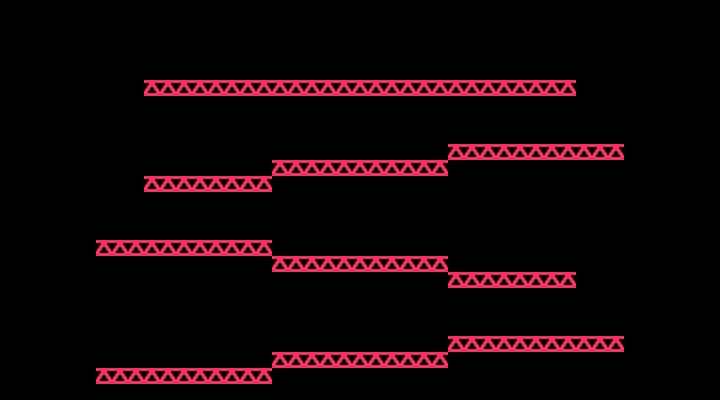

Tiled map render using the project's own tile images. Description and the whole map definition, tile-layer contents included, below:
An orthogonal 45x25 tile map with 16x16 px tiles, 1 tile layer (kolize).

<map version="1.0" orientation="orthogonal" renderorder="right-down" width="45" height="25" tilewidth="16" tileheight="16" nextobjectid="1">
 <tileset firstgid="1" name="tramy" tilewidth="16" tileheight="16" tilecount="2" columns="2">
  <image source="honsey_kong_dlazdice.png" trans="ff00ff" width="32" height="16" />
 </tileset>
 <layer name="kolize" width="45" height="25" offsetx="8.52651e-14" offsety="2.84217e-14">
  <data encoding="csv">
0,0,0,0,0,0,0,0,0,0,0,0,0,0,0,0,0,0,0,0,0,0,0,0,0,0,0,0,0,0,0,0,0,0,0,0,0,0,0,2,0,0,0,0,0,
0,0,0,0,0,0,0,0,0,0,0,0,0,0,0,0,0,0,0,0,0,0,0,0,0,0,0,0,0,0,0,0,0,0,0,0,0,0,0,2,0,0,0,0,0,
0,0,0,0,0,0,0,0,0,0,0,0,0,0,0,0,0,0,0,0,0,0,0,0,0,0,0,0,0,0,0,0,0,0,0,0,0,0,0,2,0,0,0,0,0,
0,0,0,0,0,0,0,0,0,0,0,0,0,0,0,0,0,0,0,0,0,0,0,0,0,0,0,0,0,0,0,0,0,0,0,0,0,0,0,2,0,0,0,0,0,
0,0,0,0,0,0,0,0,0,0,0,0,0,0,0,0,0,0,0,0,0,0,0,0,0,0,0,0,0,0,0,0,0,0,0,0,0,0,0,2,0,0,0,0,0,
0,0,0,0,0,2,0,0,0,1,1,1,1,1,1,1,1,1,1,1,1,1,1,1,1,1,1,1,1,1,1,1,1,1,1,1,0,0,0,2,0,0,0,0,0,
0,0,0,0,0,2,0,0,0,0,0,0,0,0,0,0,0,0,0,0,0,0,0,0,0,0,0,0,0,0,0,0,0,0,0,0,0,0,0,2,0,0,0,0,0,
0,0,0,0,0,2,0,0,0,0,0,0,0,0,0,0,0,0,0,0,0,0,0,0,0,0,0,0,0,0,0,0,0,0,0,0,0,0,0,2,0,0,0,0,0,
0,0,0,0,0,2,0,0,0,0,0,0,0,0,0,0,0,0,0,0,0,0,0,0,0,0,0,0,0,0,0,0,0,0,0,0,0,0,0,2,0,0,0,0,0,
0,0,0,0,0,2,0,0,0,0,0,0,0,0,0,0,0,0,0,0,0,0,0,0,0,0,0,0,1,1,1,1,1,1,1,1,1,1,1,2,0,0,0,0,0,
0,0,0,0,0,2,0,0,0,0,0,0,0,0,0,0,0,1,1,1,1,1,1,1,1,1,1,1,0,0,0,0,0,0,0,0,0,0,0,2,0,0,0,0,0,
0,0,0,0,0,2,0,0,0,1,1,1,1,1,1,1,1,0,0,0,0,0,0,0,0,0,0,0,0,0,0,0,0,0,0,0,0,0,0,2,0,0,0,0,0,
0,0,0,0,0,2,0,0,0,0,0,0,0,0,0,0,0,0,0,0,0,0,0,0,0,0,0,0,0,0,0,0,0,0,0,0,0,0,0,2,0,0,0,0,0,
0,0,0,0,0,2,0,0,0,0,0,0,0,0,0,0,0,0,0,0,0,0,0,0,0,0,0,0,0,0,0,0,0,0,0,0,0,0,0,2,0,0,0,0,0,
0,0,0,0,0,2,0,0,0,0,0,0,0,0,0,0,0,0,0,0,0,0,0,0,0,0,0,0,0,0,0,0,0,0,0,0,0,0,0,2,0,0,0,0,0,
0,0,0,0,0,2,1,1,1,1,1,1,1,1,1,1,1,0,0,0,0,0,0,0,0,0,0,0,0,0,0,0,0,0,0,0,0,0,0,2,0,0,0,0,0,
0,0,0,0,0,0,0,0,0,0,0,0,0,0,0,0,0,1,1,1,1,1,1,1,1,1,1,1,0,0,0,0,0,0,0,0,0,0,0,2,0,0,0,0,0,
0,0,0,0,0,0,0,0,0,0,0,0,0,0,0,0,0,0,0,0,0,0,0,0,0,0,0,0,1,1,1,1,1,1,1,1,0,0,0,2,0,0,0,0,0,
0,0,0,0,0,0,0,0,0,0,0,0,0,0,0,0,0,0,0,0,0,0,0,0,0,0,0,0,0,0,0,0,0,0,0,0,0,0,0,2,0,0,0,0,0,
0,0,0,0,0,0,0,0,0,0,0,0,0,0,0,0,0,0,0,0,0,0,0,0,0,0,0,0,0,0,0,0,0,0,0,0,0,0,0,2,0,0,0,0,0,
0,0,0,0,0,0,0,0,0,0,0,0,0,0,0,0,0,0,0,0,0,0,0,0,0,0,0,0,0,0,0,0,0,0,0,0,0,0,0,2,0,0,0,0,0,
0,0,0,0,0,0,0,0,0,0,0,0,0,0,0,0,0,0,0,0,0,0,0,0,0,0,0,0,1,1,1,1,1,1,1,1,1,1,1,2,0,0,0,0,0,
0,0,0,0,0,0,0,0,0,0,0,0,0,0,0,0,0,1,1,1,1,1,1,1,1,1,1,1,0,0,0,0,0,0,0,0,0,0,0,0,0,0,0,0,0,
0,0,0,0,0,0,1,1,1,1,1,1,1,1,1,1,1,0,0,0,0,0,0,0,0,0,0,0,0,0,0,0,0,0,0,0,0,0,0,0,0,0,0,0,0,
0,0,0,0,0,0,0,0,0,0,0,0,0,0,0,0,0,0,0,0,0,0,0,0,0,0,0,0,0,0,0,0,0,0,0,0,0,0,0,0,0,0,0,0,0
</data>
 </layer>
</map>